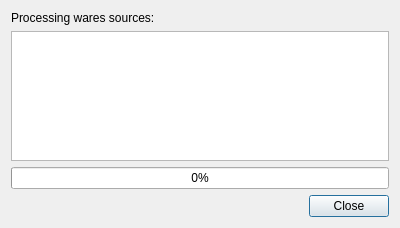
<?xml version="1.0" encoding="UTF-8"?>
<ui version="4.0">
 <class>WaresSrcIOProgressDialog</class>
 <widget class="QDialog" name="WaresSrcIOProgressDialog">
  <property name="geometry">
   <rect>
    <x>0</x>
    <y>0</y>
    <width>400</width>
    <height>228</height>
   </rect>
  </property>
  <property name="windowTitle">
   <string/>
  </property>
  <layout class="QVBoxLayout" name="verticalLayout">
   <item>
    <widget class="QLabel" name="DescriptionLabel">
     <property name="text">
      <string>Processing wares sources:</string>
     </property>
    </widget>
   </item>
   <item>
    <widget class="QTextEdit" name="textEdit"/>
   </item>
   <item>
    <widget class="QProgressBar" name="progressBar">
     <property name="value">
      <number>0</number>
     </property>
    </widget>
   </item>
   <item>
    <widget class="QDialogButtonBox" name="buttonBox">
     <property name="standardButtons">
      <set>QDialogButtonBox::Close</set>
     </property>
    </widget>
   </item>
  </layout>
 </widget>
 <resources/>
 <connections>
  <connection>
   <sender>buttonBox</sender>
   <signal>clicked(QAbstractButton*)</signal>
   <receiver>WaresSrcIOProgressDialog</receiver>
   <slot>accept()</slot>
   <hints>
    <hint type="sourcelabel">
     <x>337</x>
     <y>207</y>
    </hint>
    <hint type="destinationlabel">
     <x>332</x>
     <y>225</y>
    </hint>
   </hints>
  </connection>
 </connections>
</ui>
